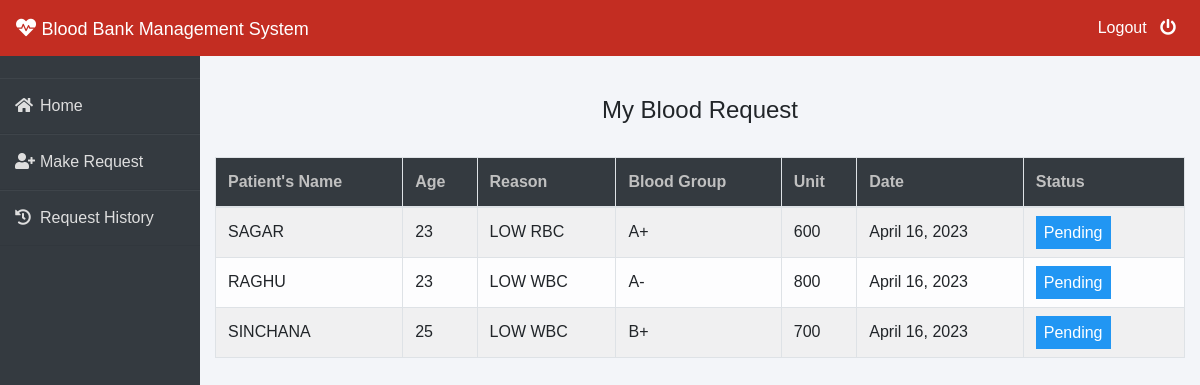
Page /patient/my-request (signed in) on the committed database.
### blood/models.py (models this page shows, shortened)
class BloodRequest(models.Model):
    request_by_patient=models.ForeignKey(pmodels.Patient,null=True,on_delete=models.CASCADE)
    request_by_donor=models.ForeignKey(dmodels.Donor,null=True,on_delete=models.CASCADE)
    patient_name=models.CharField(max_length=30)
    patient_age=models.PositiveIntegerField()
    reason=models.CharField(max_length=500)
    bloodgroup=models.CharField(max_length=10)
    unit=models.PositiveIntegerField(default=0)
    status=models.CharField(max_length=20,default="Pending")
    date=models.DateField(auto_now=True)

### patient/views.py (the view)
# urls.py: path('my-request', views.my_request_view,name='my-request'),
def my_request_view(request):
    patient= models.Patient.objects.get(user_id=request.user.id)
    blood_request=bmodels.BloodRequest.objects.all().filter(request_by_patient=patient)
    return render(request,'patient/my_request.html',{'blood_request':blood_request})

### templates/patient/my_request.html (shortened to what this page needs)
{% extends 'patient/patientbase.html' %}
{% block content %}
{% load widget_tweaks %}
{%load static%}
<head>
   </head>
<br><br>
<div class="container">
    <H4 class="text-center">My Blood Request</H4><br>
    <table class="table table-light table-hover table-bordered table-striped">
        <thead class="bg-dark">
            <tr>
                <th scope="col" style="color: rgb(192, 192, 192);">Patient's Name</th>
                <th scope="col" style="color: rgb(192, 192, 192);">Age</th>
                <th scope="col" style="color: rgb(192, 192, 192);">Reason</th>
                <th scope="col" style="color: rgb(192, 192, 192);">Blood Group</th>
                <th scope="col" style="color: rgb(192, 192, 192);">Unit</th>
                <th scope="col" style="color: rgb(192, 192, 192);">Date</th>
                <th scope="col" style="color: rgb(192, 192, 192);">Status</th>
            </tr>
        </thead>
        <tbody>
            {% for t in blood_request %}
            <tr>
                <td> {{t.patient_name}}</td>
                <td>{{t.patient_age}}</td>
                <td>{{t.reason}}</td>
                <td>{{t.bloodgroup}}</td>
                <td>{{t.unit}}</td>
                <td>{{t.date}}</td>
                {% if t.status == 'Approved' %}
                <td><span class="label success"> Approved</span></td>
                {% elif t.status == 'Rejected' %}
                <td><span class="label danger">Rejected</span></td>
                {% else %}
                <td><span style="color: white;margin-left: 0px;" class="label info">Pending</span></td>
                {% endif %}
            </tr>
            {% endfor %}
        </tbody>
    </table>
</div>
{% endblock content %}

### templates/patient/patientbase.html (style rules this page uses)
* { margin: 0; padding: 0; box-sizing: border-box; list-style: none; text-decoration: none; font-family: 'Josefin Sans', sans-serif; }
body { background-color: #f3f5f9; }
.wrapper .main_content .info { margin: 20px; color: #717171; line-height: 25px; }

### templates/patient/my_request.html (style rules this page uses)
.label { color: white; padding: 8px; }
.info { background-color: #2196F3; }

### rows in the picture
BloodRequest: patient_name "SAGAR", patient_age "23", reason "LOW RBC", bloodgroup "A+", unit "600", date "April 16, 2023", status "Pending"
BloodRequest: patient_name "RAGHU", patient_age "23", reason "LOW WBC", bloodgroup "A-", unit "800", date "April 16, 2023", status "Pending"
BloodRequest: patient_name "SINCHANA", patient_age "25", reason "LOW WBC", bloodgroup "B+", unit "700", date "April 16, 2023", status "Pending"
